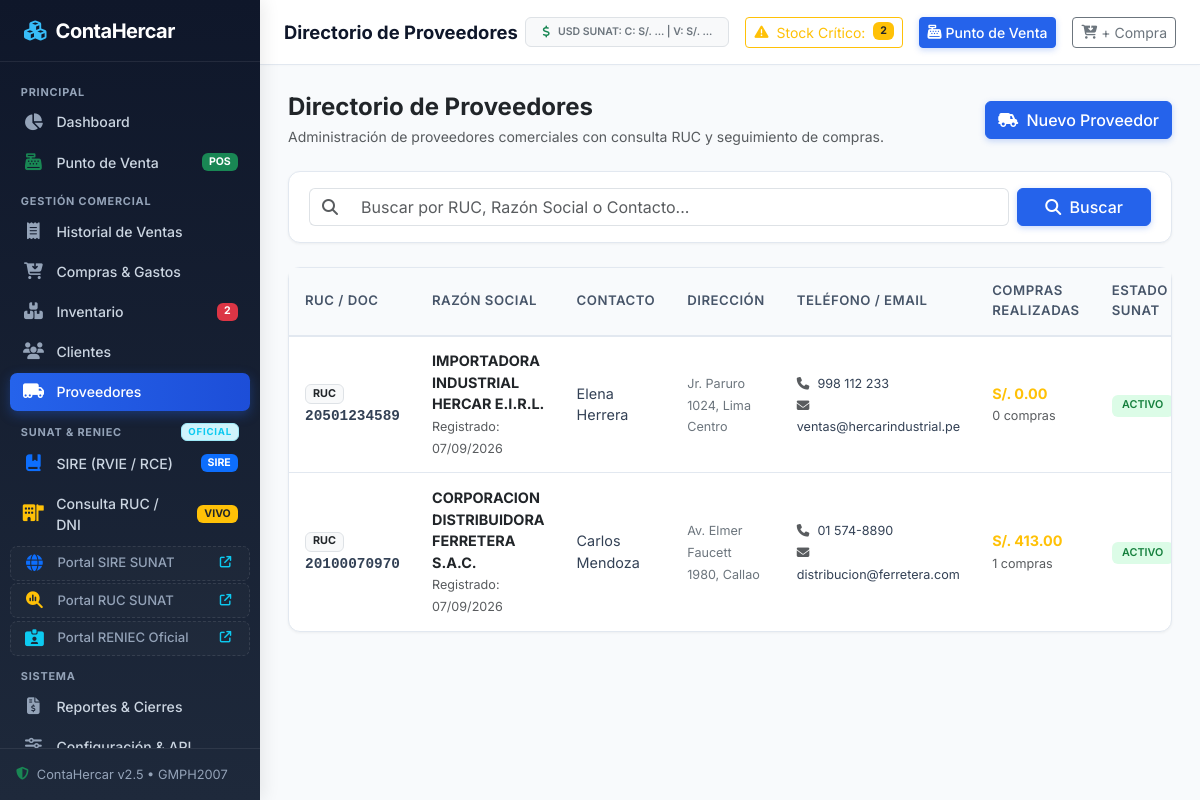
Page /proveedores.php on the committed database.
### tables this page shows
CREATE TABLE `proveedores` (
  `id` int(11) NOT NULL AUTO_INCREMENT,
  `tipo_doc` varchar(10) NOT NULL DEFAULT 'RUC',
  `num_doc` varchar(20) NOT NULL,
  `razon_social` varchar(200) NOT NULL,
  `contacto` varchar(100) DEFAULT NULL,
  `direccion` varchar(255) DEFAULT NULL,
  `telefono` varchar(50) DEFAULT NULL,
  `email` varchar(100) DEFAULT NULL,
  `estado_sunat` varchar(50) DEFAULT 'ACTIVO',
  `created_at` timestamp NOT NULL DEFAULT current_timestamp(),
  PRIMARY KEY (`id`),
  UNIQUE KEY `num_doc` (`num_doc`)
);

### config/app.php (called while the page is built, shortened)
<?php
function getSystemConfig() {
    static $config = null;
    if ($config !== null) {
        return $config;
    }
    $pdo = getDBConnection();
    $stmt = $pdo->query("SELECT * FROM configuracion ORDER BY id ASC LIMIT 1");
    $config = $stmt->fetch();
    return $config;
}
function formatMoney($amount) {
    $cfg = getSystemConfig();
    $symbol = $cfg['moneda_simbolo'] ?? 'S/.';
    return $symbol . ' ' . number_format((float)$amount, 2, '.', ',');
}
function formatDate($dateStr) {
    $time = strtotime($dateStr);
    return date('d/m/Y', $time);
}

### proveedores.php (the view, shortened to what this page needs)
<?php
require_once __DIR__ . '/config/app.php';
require_once __DIR__ . '/includes/header.php';
$busqueda = isset($_GET['q']) ? trim($_GET['q']) : '';
$sql = "SELECT p.*,
        COUNT(c.id) as total_compras,
        COALESCE(SUM(c.total), 0) as total_comprado
        FROM proveedores p
        LEFT JOIN compras c ON p.id = c.proveedor_id AND c.estado = 'COMPLETADA'
        WHERE 1=1";
$params = [];
$sql .= " GROUP BY p.id ORDER BY p.id DESC";
$stmt = $pdo->prepare($sql);
$stmt->execute($params);
$proveedores = $stmt->fetchAll();
?>
<div class="d-flex flex-wrap align-items-center justify-content-between gap-3 mb-4">
    <div>
        <h4 class="mb-1 text-dark fw-bold">Directorio de Proveedores</h4>
        <p class="text-muted small mb-0">Administración de proveedores comerciales con consulta RUC y seguimiento de compras.</p>
    </div>
    <button type="button" class="btn btn-primary" data-bs-toggle="modal" data-bs-target="#modalProveedor" onclick="abrirModalNuevoProveedor()">
        <i class="fa fa-truck-field me-1"></i> Nuevo Proveedor
    </button>
</div>
<div class="card-custom mb-4">
    <div class="card-custom-body py-3">
        <form method="GET" action="proveedores.php" class="row g-2 align-items-center">
            <div class="col-12 col-md-10">
                <div class="input-group">
                    <span class="input-group-text bg-white border-end-0"><i class="fa fa-search text-muted"></i></span>
                    <input type="text" name="q" class="form-control border-start-0" placeholder="Buscar por RUC, Razón Social o Contacto..." value="<?= htmlspecialchars($busqueda) ?>">
                </div>
            </div>
            <div class="col-12 col-md-2 d-flex gap-1">
                <button type="submit" class="btn btn-primary w-100"><i class="fa fa-search me-1"></i> Buscar</button>
            </div>
        </form>
    </div>
</div>
<div class="card-custom">
    <div class="card-custom-body p-0">
        <div class="table-responsive">
            <table class="table-custom">
                <thead>
                    <tr>
                        <th>RUC / Doc</th>
                        <th>Razón Social</th>
                        <th>Contacto</th>
                        <th>Dirección</th>
                        <th>Teléfono / Email</th>
                        <th>Compras Realizadas</th>
                        <th>Estado SUNAT</th>
                    </tr>
                </thead>
                <tbody>
                    <?php if (empty($proveedores)): ?>
                        <tr>
                            <td colspan="8" class="text-center py-4 text-muted">
                                <i class="fa fa-truck-ramp-box fs-2 mb-2 d-block text-secondary"></i>
                                No se encontraron proveedores registrados con el criterio especificado.
                            </td>
                        </tr>
                    <?php else: ?>
                        <?php foreach ($proveedores as $p): ?>
                            <tr>
                                <td>
                                    <span class="badge bg-light text-dark border"><?= htmlspecialchars($p['tipo_doc']) ?></span><br>
                                    <span class="fw-bold font-monospace"><?= htmlspecialchars($p['num_doc']) ?></span>
                                </td>
                                <td>
                                    <div class="fw-bold text-dark"><?= htmlspecialchars($p['razon_social']) ?></div>
                                    <small class="text-muted">Registrado: <?= formatDate($p['created_at']) ?></small>
                                </td>
                                <td><?= htmlspecialchars($p['contacto'] ?: '-') ?></td>
                                <td><small class="text-secondary"><?= htmlspecialchars($p['direccion'] ?: 'No registrada') ?></small></td>
                                <td>
                                    <?php if ($p['telefono']): ?>
                                        <div><i class="fa fa-phone text-muted me-1 small"></i> <small><?= htmlspecialchars($p['telefono']) ?></small></div>
                                    <?php endif; ?>
                                    <?php if ($p['email']): ?>
                                        <div><i class="fa fa-envelope text-muted me-1 small"></i> <small><?= htmlspecialchars($p['email']) ?></small></div>
                                    <?php endif; ?>
                                </td>
                                <td>
                                    <div class="fw-bold text-warning"><?= formatMoney($p['total_comprado']) ?></div>
                                    <small class="text-muted"><?= $p['total_compras'] ?> compras</small>
                                </td>
                                <td>
                                    <span class="badge badge-soft-success"><?= htmlspecialchars($p['estado_sunat'] ?: 'ACTIVO') ?></span>
                                </td>
                            </tr>
                        <?php endforeach; ?>
                    <?php endif; ?>
                </tbody>
            </table>
        </div>
    </div>
</div>
<?php include __DIR__ . '/includes/footer.php'; ?>

### assets/css/style.css (style rules this page uses)
:root { --primary: #2563eb; --primary-dark: #1d4ed8; --primary-light: #eff6ff; --secondary: #64748b; --success: #10b981; --warning: #f59e0b; --danger: #ef4444; --info: #06b6d4; --dark: #0f172a; --dark-surface: #1e293b; --light-bg: #f8fafc; --border-color: #e2e8f0; --sidebar-width: 260px; --topbar-height: 65px; }
body { font-family: 'Inter', system-ui, -apple-system, BlinkMacSystemFont, 'Segoe UI', Roboto, Oxygen, Ubuntu, Cantarell, sans-serif; background-color: var(--light-bg); color: #334155; margin: 0; padding: 0; overflow-x: hidden; }
.card-custom { background: #ffffff; border: 1px solid var(--border-color); border-radius: 0.75rem; box-shadow: 0 1px 3px rgba(0, 0, 0, 0.05); margin-bottom: 1.5rem; transition: transform 0.2s, box-shadow 0.2s; }
.card-custom-body { padding: 1.25rem; }
.table-custom { width: 100%; margin-bottom: 0; border-collapse: separate; border-spacing: 0; }
.table-custom th { background-color: #f8fafc; color: #475569; font-weight: 600; font-size: 0.825rem; text-transform: uppercase; letter-spacing: 0.5px; padding: 0.85rem 1rem; border-bottom: 2px solid var(--border-color); }
.table-custom td { padding: 0.85rem 1rem; vertical-align: middle; border-bottom: 1px solid var(--border-color); font-size: 0.9rem; }
.table-custom tr:last-child td { border-bottom: none; }
.badge-soft-success { background-color: #dcfce7; color: #15803d; font-weight: 600; padding: 0.35rem 0.65rem; border-radius: 0.375rem; }
.btn-primary { background-color: var(--primary); border-color: var(--primary); box-shadow: 0 2px 6px rgba(37, 99, 235, 0.25); font-weight: 500; }

### rows in the picture
proveedores: tipo_doc "RUC", num_doc "20501234589", razon_social "IMPORTADORA INDUSTRIAL HERCAR E.I.R.L.", created_at "07/09/2026", contacto "Elena Herrera", direccion "Jr. Paruro 1024, Lima Centro", telefono "998 112 233", email "ventas@hercarindustrial.pe", total_comprado "S/. 0.00", total_compras "0", estado_sunat "ACTIVO"
proveedores: tipo_doc "RUC", num_doc "20100070970", razon_social "CORPORACION DISTRIBUIDORA FERRETERA S.A.C.", created_at "07/09/2026", contacto "Carlos Mendoza", direccion "Av. Elmer Faucett 1980, Callao", telefono "01 574-8890", email "distribucion@ferretera.com", total_comprado "S/. 413.00", total_compras "1", estado_sunat "ACTIVO"

### other values in the picture
$quickCounters['low_stock'] "2"
$pageTitle "Directorio de Proveedores"
